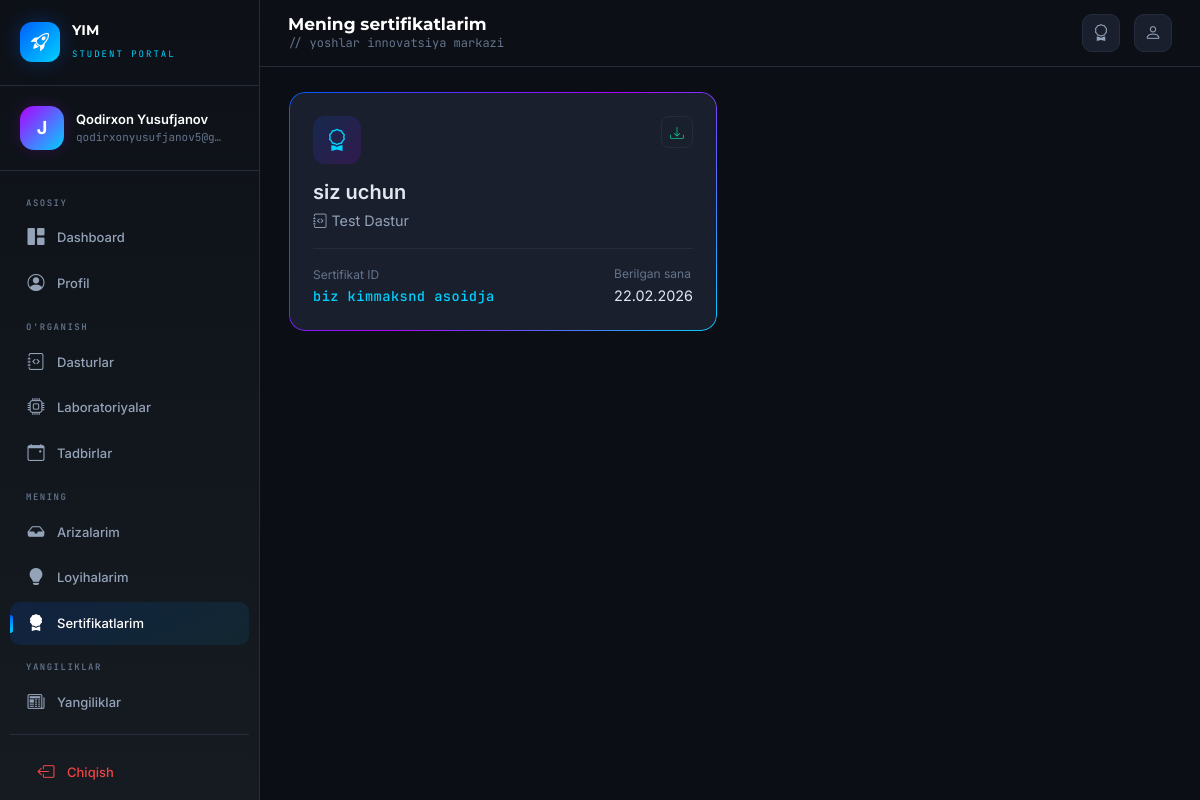
/student/certificates/ (signed in), run on the app's committed database.
### accounts/models.py (models this page shows, shortened)
class User(AbstractUser):
    ROLE_CHOICES = (
        ('admin', 'Admin'),
        ('student', 'Student'),
    )
    role = models.CharField(max_length=10, choices=ROLE_CHOICES, default='student')
    phone = models.CharField(max_length=20, blank=True, null=True)
    avatar = models.ImageField(upload_to='avatars/', blank=True, null=True)
    bio = models.TextField(blank=True, null=True)
    birth_date = models.DateField(blank=True, null=True)

### dashboard/models.py (models this page shows, shortened)
class Certificate(models.Model):
    user = models.ForeignKey(settings.AUTH_USER_MODEL, on_delete=models.CASCADE, related_name='certificates', verbose_name="Foydalanuvchi")
    program = models.ForeignKey(Program, on_delete=models.SET_NULL, null=True, blank=True, related_name='certificates', verbose_name="Dastur")
    title = models.CharField(max_length=300, verbose_name="Sarlavha")
    certificate_id = models.CharField(max_length=50, unique=True, verbose_name="Sertifikat ID")
    issued_date = models.DateField(verbose_name="Berilgan sana")
    pdf_file = models.FileField(upload_to='certificates/', blank=True, null=True, verbose_name="PDF fayl")
    created_at = models.DateTimeField(auto_now_add=True)
    class Meta:
        ordering = ['-issued_date']
        verbose_name = "Sertifikat"
        verbose_name_plural = "Sertifikatlar"

class Program(models.Model):
    LEVEL_CHOICES = (
        ('beginner', "Boshlang'ich"),
        ('advanced', "Ilg'or"),
    )
    FORMAT_CHOICES = (
        ('offline', 'Offline'),
        ('online', 'Online'),
        ('hybrid', 'Gibrid'),
    )
    name = models.CharField(max_length=200, verbose_name="Nomi")
    laboratory = models.ForeignKey(Laboratory, on_delete=models.SET_NULL, null=True, blank=True, related_name='programs', verbose_name="Laboratoriya")
    image = models.ImageField(upload_to='programs/', blank=True, null=True, verbose_name="Rasm")
    description = models.TextField(blank=True, verbose_name="Tavsif")
    level = models.CharField(max_length=20, choices=LEVEL_CHOICES, default='beginner', verbose_name="Daraja")
    age_min = models.PositiveIntegerField(default=10, verbose_name="Minimal yosh")
    age_max = models.PositiveIntegerField(default=25, verbose_name="Maksimal yosh")
    format = models.CharField(max_length=20, choices=FORMAT_CHOICES, default='offline', verbose_name="Format")
    duration = models.CharField(max_length=100, blank=True, verbose_name="Davomiylik")
    start_date = models.DateField(blank=True, null=True, verbose_name="Boshlanish sanasi")
    end_date = models.DateField(blank=True, null=True, verbose_name="Tugash sanasi")
    is_active = models.BooleanField(default=True, verbose_name="Faol")
    created_at = models.DateTimeField(auto_now_add=True)
    updated_at = models.DateTimeField(auto_now=True)
    class Meta:
        ordering = ['-created_at']
        verbose_name = "Dastur"
        verbose_name_plural = "Dasturlar"

### student/views.py (the view)
# urls.py: path('certificates/', views.my_certificates, name='my_certificates'),
@student_required
def my_certificates(request):
    certificates = Certificate.objects.filter(user=request.user).select_related('program')
    return render(request, 'student/certificates.html', {'certificates': certificates})

### dashboard/context_processors.py (called while the page is built)
def pending_applications(request):
    if request.user.is_authenticated:
        try:
            count = Application.objects.filter(status='pending').count()
            return {'pending_count': count}
        except Exception:
            return {'pending_count': 0}
    return {'pending_count': 0}

### student/views.py (called while the page is built)
def student_required(view_func):
    @wraps(view_func)
    @login_required(login_url='/login/')
    def wrapper(request, *args, **kwargs):
        return view_func(request, *args, **kwargs)
    return wrapper

### templates/student/certificates.html (shortened to what this page needs)
{% extends "student/base.html" %}
{% block page_title %}Mening sertifikatlarim{% endblock %}
{% block content %}
{% if certificates %}
<div class="row g-4">
    {% for cert in certificates %}
    <div class="col-lg-6 fade-up" style="animation-delay: {{ forloop.counter0 }}00ms;">
        <div class="certificate-card">
            <div class="cert-content">
                <div class="d-flex align-items-start justify-content-between mb-3">
                    <div class="cert-icon">
                        <i class="bi bi-award"></i>
                    </div>
                    {% if cert.pdf_file %}
                    <a href="{{ cert.pdf_file.url }}" target="_blank" class="btn-sm-icon" title="PDF yuklab olish" style="color: var(--green);">
                        <i class="bi bi-download"></i>
                    </a>
                    {% endif %}
                </div>
                <h5 class="cert-title">{{ cert.title }}</h5>
                {% if cert.program %}
                <div class="cert-program">
                    <i class="bi bi-journal-code me-1"></i>{{ cert.program.name }}
                </div>
                {% endif %}
                <div class="cert-meta">
                    <div class="cert-id">
                        <span style="color: var(--text-muted); font-size: 0.75rem;">Sertifikat ID</span>
                        <span class="cert-id-value">{{ cert.certificate_id }}</span>
                    </div>
                    <div class="cert-date">
                        <span style="color: var(--text-muted); font-size: 0.75rem;">Berilgan sana</span>
                        <span style="color: var(--text-main); font-size: 0.9rem;">{{ cert.issued_date|date:"d.m.Y" }}</span>
                    </div>
                </div>
            </div>
        </div>
    </div>
    {% endfor %}
</div>
{% endif %}
{% endblock %}

### templates/student/base.html (shortened to what this page needs)
{% load static %}
<!DOCTYPE html>
<html lang="uz">
<head>
    <link href="https://cdn.jsdelivr.net/npm/bootstrap@5.3.3/dist/css/bootstrap.min.css" rel="stylesheet">
    <link href="https://cdn.jsdelivr.net/npm/bootstrap-icons@1.11.3/font/bootstrap-icons.min.css" rel="stylesheet">
</head>
<body>
    <aside class="sidebar" id="sidebar">
        <div class="sidebar-brand">
            <div class="brand-logo"><i class="bi bi-rocket-takeoff"></i></div>
            <div class="brand-text">
                <h5>YIM</h5>
                <small>Student Portal</small>
            </div>
        </div>
        <div class="sidebar-profile">
            <div class="profile-avatar">
                {% if request.user.avatar %}
                <img src="{{ request.user.avatar.url }}" alt="">
                {% else %}
                {{ request.user.username|first|upper }}
                {% endif %}
            </div>
            <div class="profile-info">
                <div class="name">{{ request.user.get_full_name|default:request.user.username }}</div>
                <span class="email">{{ request.user.email|default:"student" }}</span>
            </div>
        </div>
        <nav class="sidebar-nav">
            <div class="nav-label">Asosiy</div>
            <a href="{% url 'student:home' %}" class="nav-item {% if request.resolver_match.url_name == 'home' %}active{% endif %}">
                <i class="bi bi-grid-1x2-fill"></i> Dashboard
            </a>
            <a href="{% url 'student:profile' %}" class="nav-item {% if request.resolver_match.url_name == 'profile' %}active{% endif %}">
                <i class="bi bi-person-circle"></i> Profil
            </a>
            <div class="nav-label">O'rganish</div>
            <a href="{% url 'student:program_list' %}" class="nav-item {% if 'program' in request.resolver_match.url_name %}active{% endif %}">
                <i class="bi bi-journal-code"></i> Dasturlar
            </a>
            <a href="{% url 'student:laboratory_list' %}" class="nav-item {% if 'laboratory' in request.resolver_match.url_name %}active{% endif %}">
                <i class="bi bi-cpu"></i> Laboratoriyalar
            </a>
            <a href="{% url 'student:event_list' %}" class="nav-item {% if 'event' in request.resolver_match.url_name %}active{% endif %}">
                <i class="bi bi-calendar-event"></i> Tadbirlar
            </a>
            <div class="nav-label">Mening</div>
            <a href="{% url 'student:my_applications' %}" class="nav-item {% if 'application' in request.resolver_match.url_name %}active{% endif %}">
                <i class="bi bi-inbox-fill"></i> Arizalarim
            </a>
            <a href="{% url 'student:my_projects' %}" class="nav-item {% if 'project' in request.resolver_match.url_name %}active{% endif %}">
                <i class="bi bi-lightbulb-fill"></i> Loyihalarim
            </a>
            <a href="{% url 'student:my_certificates' %}" class="nav-item {% if 'certificate' in request.resolver_match.url_name %}active{% endif %}">
                <i class="bi bi-award-fill"></i> Sertifikatlarim
            </a>
            <div class="nav-label">Yangiliklar</div>
            <a href="{% url 'student:news_list' %}" class="nav-item {% if 'news' in request.resolver_match.url_name %}active{% endif %}">
                <i class="bi bi-newspaper"></i> Yangiliklar
            </a>
            <div style="padding: 16px 10px; margin-top: 10px; border-top: 1px solid var(--dark-border);">
                <a href="{% url 'logout' %}" class="nav-item" style="color: var(--red);">
                    <i class="bi bi-box-arrow-left"></i> Chiqish
                </a>
            </div>
        </nav>
    </aside>
    <div class="main">
        <header class="topbar">
            <div class="topbar-left">
                <div class="page-heading">
                    <h4>{% block page_title %}Dashboard{% endblock %}</h4>
                    <p>{% block page_sub %}// yoshlar innovatsiya markazi{% endblock %}</p>
                </div>
            </div>
            <div class="topbar-right">
                <a href="{% url 'student:my_certificates' %}" class="topbar-btn" title="Sertifikatlar">
                    <i class="bi bi-award"></i>
                </a>
                <a href="{% url 'student:profile' %}" class="topbar-btn" title="Profil">
                    <i class="bi bi-person"></i>
                </a>
            </div>
        </header>
        <div class="content">
            {% block content %}{% endblock %}
        </div>
    </div>
</body>
</html>

### templates/student/certificates.html (style rules this page uses)
.certificate-card { position: relative; background: var(--dark-card); border-radius: 16px; overflow: hidden; border: 1px solid transparent; background-clip: padding-box; transition: transform 0.3s ease, box-shadow 0.3s ease; }
.certificate-card::before { content: ''; position: absolute; inset: 0; border-radius: 16px; padding: 1px; background: linear-gradient(135deg, var(--primary), var(--purple), var(--neon-cyan)); -webkit-mask: linear-gradient(#fff 0 0) content-box, linear-gradient(#fff 0 0); -webkit-mask-composite: xor; mask-composite: exclude; pointer-events: none; }
.cert-content { position: relative; padding: 24px; }
.cert-icon { width: 48px; height: 48px; border-radius: 12px; background: linear-gradient(135deg, rgba(0, 95, 253, 0.15), rgba(176, 0, 255, 0.15)); display: flex; align-items: center; justify-content: center; font-size: 1.4rem; color: var(--neon-cyan); }
.cert-title { color: var(--text-main); font-weight: 600; margin-bottom: 6px; }
.cert-program { color: var(--text-dim); font-size: 0.9rem; margin-bottom: 16px; }
.cert-meta { display: flex; justify-content: space-between; align-items: flex-end; padding-top: 16px; border-top: 1px solid var(--dark-border); }
.cert-id, .cert-date { display: flex; flex-direction: column; gap: 2px; }
.cert-id-value { font-family: 'JetBrains Mono', monospace; color: var(--neon-cyan); font-size: 0.85rem; font-weight: 500; letter-spacing: 0.5px; }

### data on the page
User: user.username|first "J", user.get_full_name "Qodirxon Yusufjanov", user.email "qodirxonyusufjanov5@g…"
Certificate: title "siz uchun", program.name "Test Dastur", certificate_id "biz kimmaksnd asoidja", issued_date "22.02.2026"
